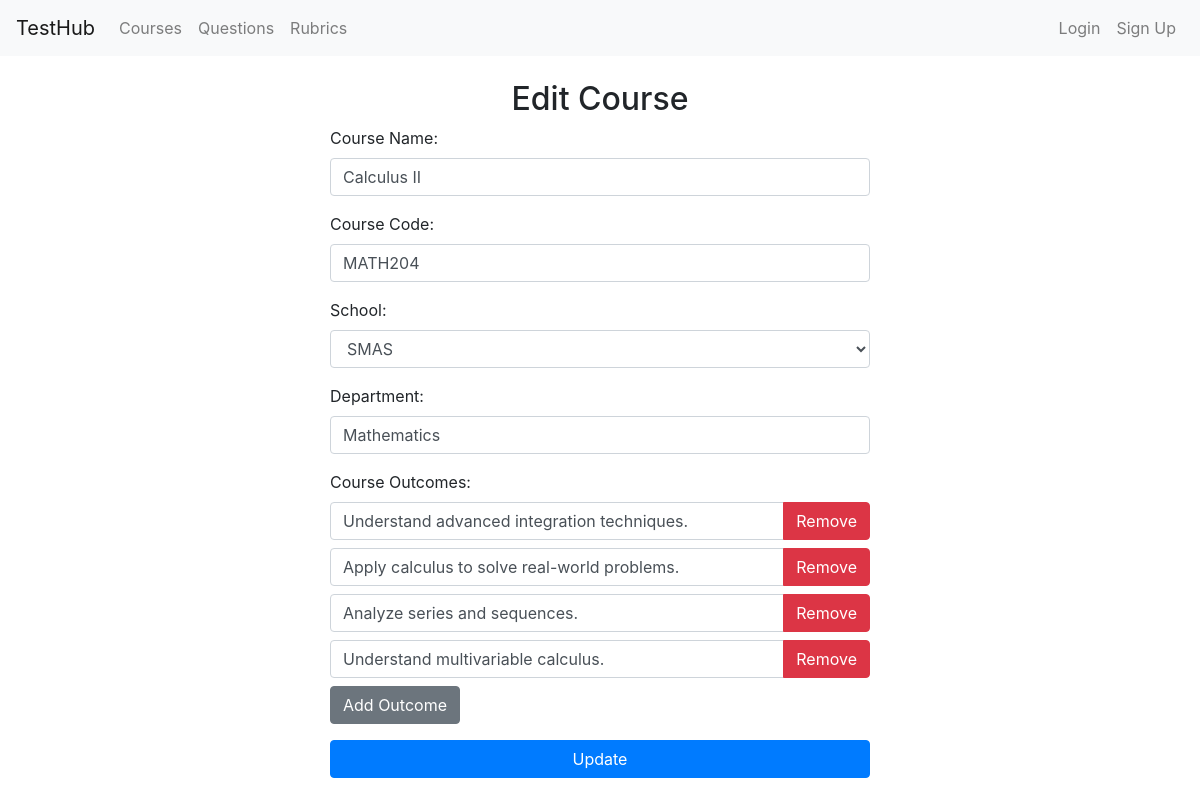
Page /courses/edit/12 on the committed database.
### models.py (models this page shows)
class Course(db.Model):
    id = db.Column(db.Integer, primary_key=True)
    name = db.Column(db.String(100), nullable=False)
    course_code = db.Column(db.String(20), nullable=False)
    school = db.Column(db.String(10), nullable=False)
    department = db.Column(db.String(100), nullable=False)
    outcomes = db.relationship('CourseOutcome', backref='course', lazy=True, cascade="all, delete-orphan")

class CourseOutcome(db.Model):
    id = db.Column(db.Integer, primary_key=True)
    number = db.Column(db.Integer, nullable=False)
    description = db.Column(db.String(200), nullable=False)
    course_id = db.Column(db.Integer, db.ForeignKey('course.id'), nullable=False)

### routes/courses.py (the view, shortened to what this page needs)
@course_bp.route('/edit/<int:course_id>', methods=['GET', 'POST'])
def edit_course(course_id):
    course = Course.query.get_or_404(course_id)
    return render_template('course_form.html', course=course, schools=SCHOOLS, edit=True)

### templates/course_form.html (shortened to what this page needs)
{% extends "base.html" %}
{% block content %}
<div class="container mt-4 d-flex justify-content-center">
  <div class="w-50">
    <h2 class="text-center">{{ 'Edit Course' if edit else 'Create Course' }}</h2>
    <form method="POST">
      <div class="form-group">
        <label for="name">Course Name:</label>
        <input type="text" class="form-control" id="name" name="name" required value="{{ course.name if edit else '' }}">
      </div>
      <div class="form-group">
        <label for="course_code">Course Code:</label>
        <input type="text" class="form-control" id="course_code" name="course_code" required value="{{ course.course_code if edit else '' }}">
      </div>
      <div class="form-group">
        <label for="school">School:</label>
        <select class="form-control" id="school" name="school" required>
          {% for school in schools %}
          <option value="{{ school }}" {% if edit and course.school == school %}selected{% endif %}>{{ school }}</option>
          {% endfor %}
        </select>
      </div>
      <div class="form-group">
        <label for="department">Department:</label>
        <input type="text" class="form-control" id="department" name="department" required value="{{ course.department if edit else '' }}">
      </div>
      <div class="form-group">
        <label for="outcomes">Course Outcomes:</label>
        <div id="outcome-container">
          {% if edit %}
            {% for outcome in course.outcomes %}
              <div class="input-group mb-2">
                <input type="text" class="form-control" name="outcome" value="{{ outcome.description }}" required>
                <div class="input-group-append">
                  <button class="btn btn-danger remove-outcome" type="button">Remove</button>
                </div>
              </div>
            {% endfor %}
          {% endif %}
        </div>
        <button class="btn btn-secondary" id="add-outcome" type="button">Add Outcome</button>
      </div>
      <button type="submit" class="btn btn-primary btn-block">{{ 'Update' if edit else 'Create' }}</button>
    </form>
  </div>
</div>
{% endblock %}

### rows in the picture
Course: name "Calculus II", course_code "MATH204", school "SMAS", department "Mathematics"
CourseOutcome: outcome "Understand advanced integration techniques."
CourseOutcome: outcome "Apply calculus to solve real-world problems."
CourseOutcome: outcome "Analyze series and sequences."
CourseOutcome: outcome "Understand multivariable calculus."

### other values in the picture
{{ 'Edit Course' if edit else 'Create Course' }} "Edit Course"
{{ 'Update' if edit else 'Create' }} "Update"
